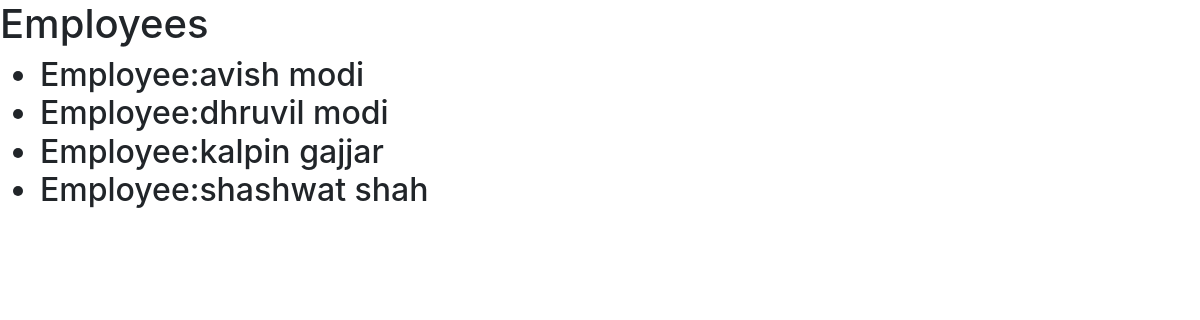
/home/employee, run on an earlier commit of the app's database.
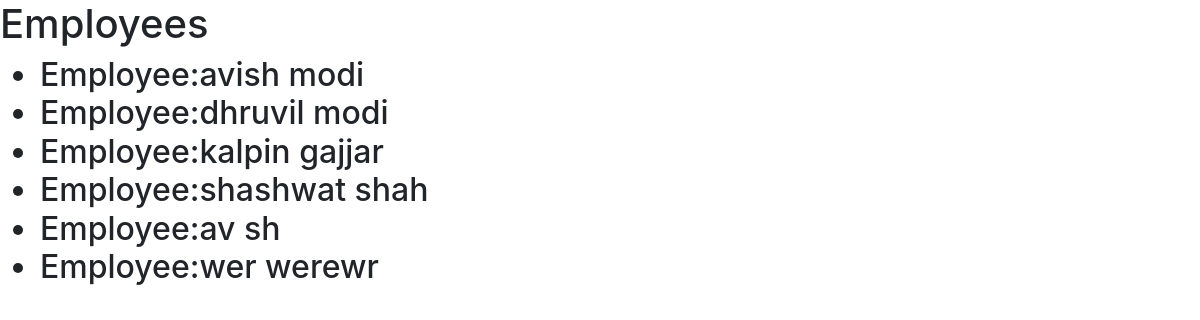
And on a later commit of the database.
### home/models.py (models this page shows)
class employee(models.Model):
    emp_fname=models.CharField(max_length=10)
    emp_lname=models.CharField(max_length=10)
    emp_mob=models.CharField(max_length=10,unique=True)
    emp_dept=models.ManyToManyField('department',related_name='dep_emp',blank=True)
    def __str__(self):
        return f"Employee:{self.emp_fname}  {self.emp_lname}"

### home/views.py (the view)
# urls.py: path('employee',views.emp,name='empl'),
def emp(request):
    e1=employee.objects.all()
    return  render(request,"home/employee.html",
                   {'employee':e1})

### home/templates/home/employee.html (shortened to what this page needs)
{% extends "home/layout.html" %}
{% block body %}
<h1>Employees</h1>
<h2>
    <ul>
        {% for e in employee %}
        <li>{{e}}</li>
        {% endfor %}
    </ul>
</h2>
{% endblock %}

### home/templates/home/layout.html (shortened to what this page needs)
{% load static %}
<!DOCTYPE html>
<html lang="en">
<head>
    <link rel="stylesheet" href="https://stackpath.bootstrapcdn.com/bootstrap/4.5.2/css/bootstrap.min.css">
</head>
<body>
    {% block body %}
    {% endblock %}
</body>
</html>

What changed in the data, as far as the page shows it:
added employee: emp_fname+emp_lname "Employee:av sh"
added employee: emp_fname+emp_lname "Employee:wer werewr"
